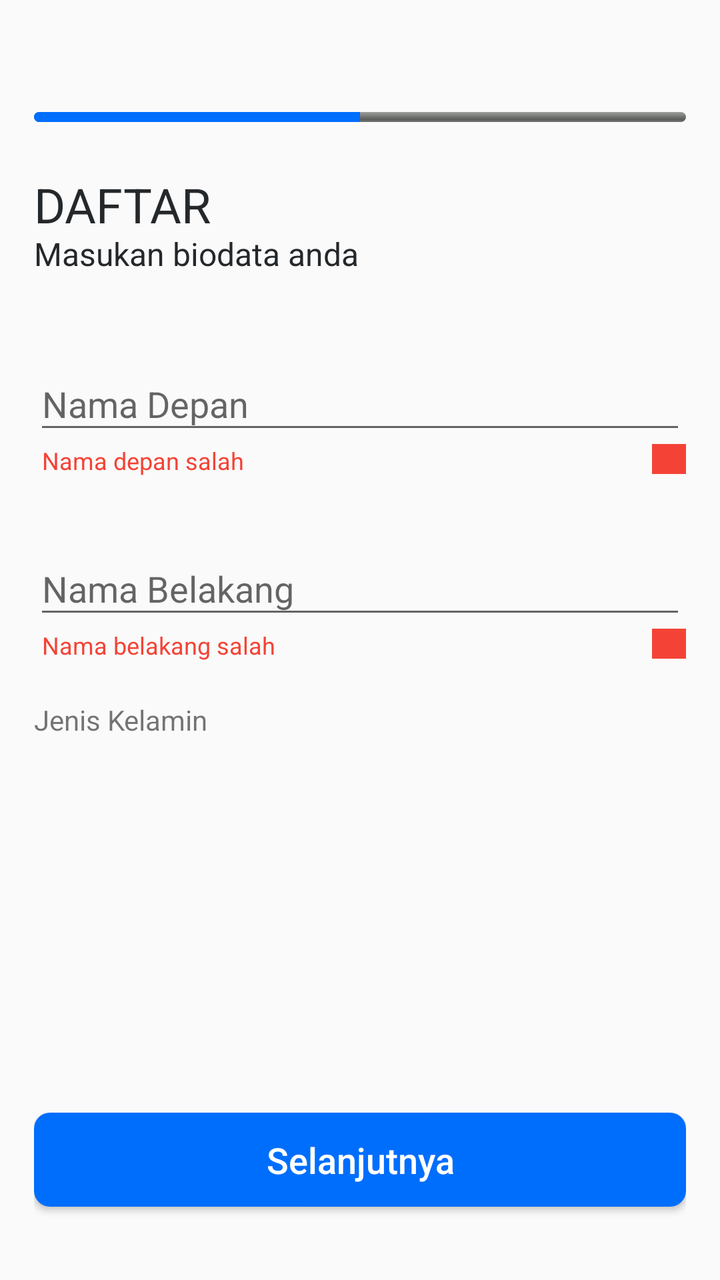
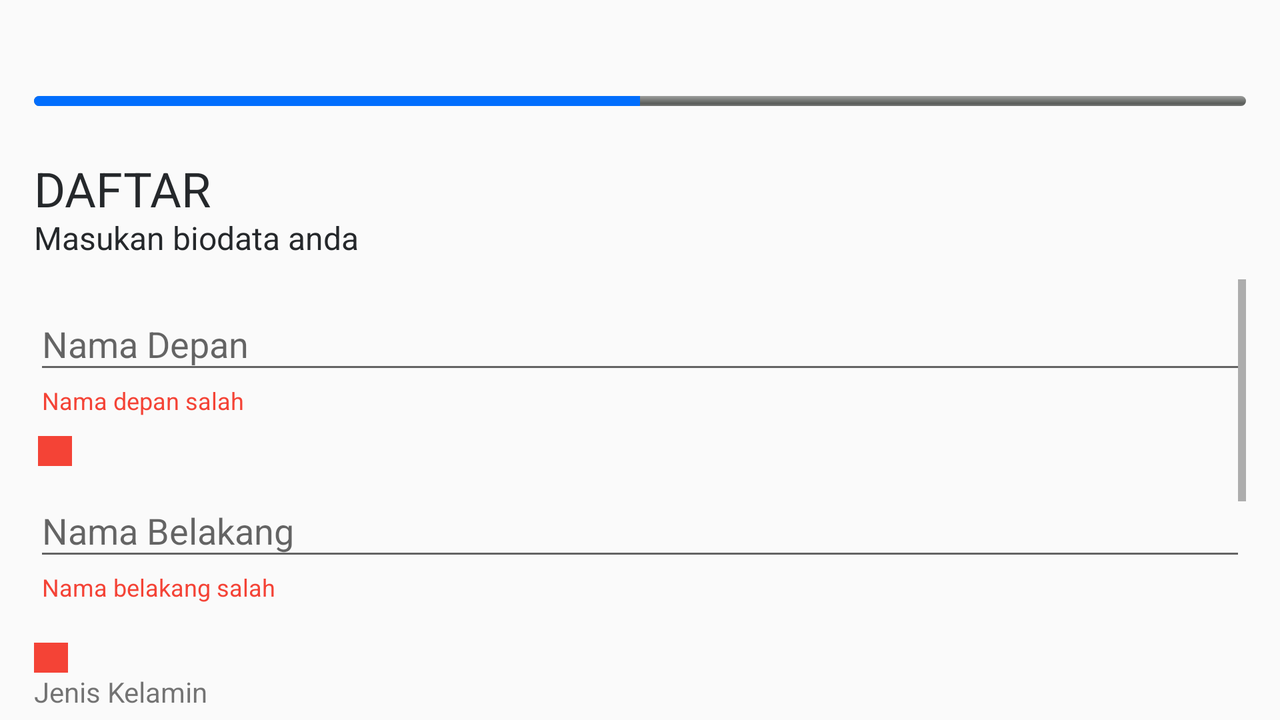

First picture: res/layout/ on a phone held upright. Second picture: the repository's own variant of that layout, on a device whose configuration matches the variant's folder. Source for both follows.
<!-- AndroidManifest.xml: application theme AppTheme -->
<!-- res/layout/activity_sign_up.xml -->
<?xml version="1.0" encoding="utf-8"?>
<RelativeLayout xmlns:android="http://schemas.android.com/apk/res/android"
    xmlns:app="http://schemas.android.com/apk/res-auto"
    xmlns:tools="http://schemas.android.com/tools"
    android:layout_width="match_parent"
    android:layout_height="match_parent"
    android:paddingLeft="17dp"
    android:paddingRight="17dp"
    tools:context=".activity.SignUp">

    <androidx.appcompat.widget.Toolbar
        android:id="@+id/ToolbarSignUp"
        android:layout_width="match_parent"
        android:layout_height="?attr/actionBarSize"
        android:elevation="4dp"
        android:theme="@style/ThemeOverlay.AppCompat.ActionBar"
        app:popupTheme="@style/ThemeOverlay.AppCompat.Light">
    </androidx.appcompat.widget.Toolbar>

    <ProgressBar
        android:id="@+id/PBSignUp"
        style="@android:style/Widget.ProgressBar.Horizontal"
        android:layout_width="match_parent"
        android:layout_height="5dp"
        android:layout_below="@+id/ToolbarSignUp"
        android:progressTint="@color/blue"
        android:secondaryProgressTint="#CACCCF"
        android:progress="50"/>
    
    <TextView
        android:id="@+id/TVDaftarSignUp"
        android:layout_width="wrap_content"
        android:layout_height="26dp"
        android:layout_below="@+id/PBSignUp"
        android:textColor="@color/Black100"
        android:layout_marginTop="25dp"
        android:textSize="24sp"
        android:layout_marginBottom="4dp"
        android:lineHeight="24dp"
        android:text="DAFTAR"/>

    <TextView
        android:id="@+id/TVMasukanBiodataAnda"
        android:layout_width="wrap_content"
        android:layout_height="wrap_content"
        android:layout_below="@+id/TVDaftarSignUp"
        android:layout_marginBottom="32dp"
        android:textColor="@color/Black100"
        android:text="Masukan biodata anda"
        android:textSize="16sp" />

    <com.google.android.material.textfield.TextInputLayout
        android:id="@+id/TILNamDep"
        android:layout_width="match_parent"
        android:layout_height="wrap_content"
        android:layout_below="@id/TVMasukanBiodataAnda">
        <EditText
            android:id="@+id/ETNamaDepan"
            android:layout_width="match_parent"
            android:layout_height="wrap_content"
            android:layout_below="@id/TVMasukanBiodataAnda"
            android:hint="Nama Depan" />
    </com.google.android.material.textfield.TextInputLayout>

    <TextView
        android:id="@+id/WarningDepan"
        android:layout_width="wrap_content"
        android:layout_height="16dp"
        android:layout_below="@+id/TILNamDep"
        android:layout_marginLeft="4dp"
        android:layout_marginBottom="24dp"
        android:text="Nama depan salah"
        android:textColor="#F44336"
        android:textSize="12sp" />

    <ImageView
        android:id="@+id/LogoWarningDepan"
        android:layout_width="17dp"
        android:layout_height="15dp"
        android:layout_marginLeft="2dp"
        android:background="#F44336"
        android:layout_alignParentRight="true"
        android:layout_below="@+id/TILNamDep"/>

    <com.google.android.material.textfield.TextInputLayout
        android:id="@+id/TILNamBel"
        android:layout_width="match_parent"
        android:layout_height="wrap_content"
        android:layout_below="@id/WarningDepan">
        <EditText
            android:id="@+id/ETNamaBelakang"
            android:layout_width="match_parent"
            android:layout_height="wrap_content"
            android:hint="Nama Belakang"/>
    </com.google.android.material.textfield.TextInputLayout>

    <TextView
        android:id="@+id/WarningBelakang"
        android:layout_width="wrap_content"
        android:layout_height="16dp"
        android:layout_below="@+id/TILNamBel"
        android:layout_marginLeft="4dp"
        android:layout_marginBottom="20dp"
        android:text="Nama belakang salah"
        android:textColor="#F44336"
        android:textSize="12sp" />

    <ImageView
        android:id="@+id/LogoWarningBelakang"
        android:layout_width="17dp"
        android:layout_height="15dp"
        android:background="#F44336"
        android:layout_below="@+id/TILNamBel"
        android:layout_alignParentRight="true"/>

    <TextView
        android:id="@+id/TVJenisKelamin"
        android:layout_width="wrap_content"
        android:layout_height="24dp"
        android:layout_below="@id/WarningBelakang"
        android:layout_marginBottom="16dp"
        android:text="Jenis Kelamin" />

    <androidx.recyclerview.widget.RecyclerView
        android:id="@+id/recyclerView"
        android:layout_width="174dp"
        android:layout_height="104dp"
        android:layout_marginBottom="62dp"
        android:layout_below="@+id/TVJenisKelamin" />

    <Button
        android:id="@+id/ButtonSignUp"
        android:layout_width="match_parent"
        android:layout_height="47dp"
        android:textAllCaps="false"
        android:layout_below="@+id/recyclerView"
        android:background="@drawable/clikable_button_bg"
        android:text="Selanjutnya"
        android:textSize="18sp"
        android:textColor="@color/white"/>
</RelativeLayout>
<!-- resources referenced by this layout -->
<resources>
  <color name="Black100">#25282B</color>
  <color name="blue">#006EFD</color>
  <color name="white">#FFFFFF</color>
  <!-- drawable clikable_button_bg (drawable) -->
  <?xml version="1.0" encoding="utf-8"?>
  <shape
      xmlns:android="http://schemas.android.com/apk/res/android"
      android:shape="rectangle">
  
      <corners
          android:radius="8dp">
  
      </corners>
  
      <solid
          android:color="@color/blue"
          >
      </solid>
  </shape>
  <style name="AppTheme" parent="Theme.AppCompat.Light.NoActionBar">
          
          <item name="colorPrimary">@color/colorPrimary</item>
          <item name="colorPrimaryDark">@color/colorPrimaryDark</item>
          <item name="colorAccent">@color/blue700primary</item>
      </style>
  <color name="colorPrimary">#FFFFFF</color>
  <color name="colorPrimaryDark">#6b6d70</color>
  <color name="blue700primary">#006EFD</color>
</resources>
<!-- res/layout-land/activity_sign_up.xml (the author's variant of the layout above) -->
<!-- drawn on the phone turned sideways -->
<?xml version="1.0" encoding="utf-8"?>
<RelativeLayout xmlns:android="http://schemas.android.com/apk/res/android"
    xmlns:app="http://schemas.android.com/apk/res-auto"
    xmlns:tools="http://schemas.android.com/tools"
    android:layout_width="match_parent"
    android:layout_height="match_parent"
    android:paddingLeft="17dp"
    android:paddingRight="17dp"
    tools:context=".activity.SignUp">

    <androidx.appcompat.widget.Toolbar
        android:id="@+id/ToolbarSignUp"
        android:layout_width="match_parent"
        android:layout_height="?attr/actionBarSize"
        android:elevation="4dp"
        android:theme="@style/ThemeOverlay.AppCompat.ActionBar"
        app:popupTheme="@style/ThemeOverlay.AppCompat.Light">
    </androidx.appcompat.widget.Toolbar>

    <ProgressBar
        android:id="@+id/PBSignUp"
        style="@android:style/Widget.ProgressBar.Horizontal"
        android:layout_width="match_parent"
        android:layout_height="5dp"
        android:layout_below="@+id/ToolbarSignUp"
        android:progressTint="@color/blue"
        android:secondaryProgressTint="#CACCCF"
        android:progress="50"/>
    
    <TextView
        android:id="@+id/TVDaftarSignUp"
        android:layout_width="wrap_content"
        android:layout_height="26dp"
        android:layout_below="@+id/PBSignUp"
        android:textColor="@color/Black100"
        android:layout_marginTop="25dp"
        android:textSize="24sp"
        android:layout_marginBottom="4dp"
        android:lineHeight="10dp"
        android:text="DAFTAR"/>

    <TextView
        android:id="@+id/TVMasukanBiodataAnda"
        android:layout_width="wrap_content"
        android:layout_height="wrap_content"
        android:layout_below="@+id/TVDaftarSignUp"
        android:layout_marginBottom="10dp"
        android:textColor="@color/Black100"
        android:text="Masukan biodata anda"
        android:textSize="16sp" />

    <ScrollView
        android:layout_width="match_parent"
        android:layout_height="wrap_content"
        android:layout_below="@+id/TVMasukanBiodataAnda">
    <LinearLayout
        android:layout_width="match_parent"
        android:layout_height="wrap_content"
        android:orientation="vertical"
        android:layout_below="@+id/TVMasukanBiodataAnda">

    <com.google.android.material.textfield.TextInputLayout
        android:id="@+id/TILNamDep"
        android:layout_width="match_parent"
        android:layout_height="wrap_content"
        android:layout_below="@id/TVMasukanBiodataAnda">
        <EditText
            android:id="@+id/ETNamaDepan"
            android:layout_width="match_parent"
            android:layout_height="wrap_content"
            android:layout_below="@id/TVMasukanBiodataAnda"
            android:hint="Nama Depan" />
    </com.google.android.material.textfield.TextInputLayout>

    <TextView
        android:id="@+id/WarningDepan"
        android:layout_width="wrap_content"
        android:layout_height="16dp"
        android:layout_below="@+id/TILNamDep"
        android:layout_marginLeft="4dp"
        android:layout_marginBottom="10dp"
        android:text="Nama depan salah"
        android:textColor="#F44336"
        android:textSize="12sp" />

    <ImageView
        android:id="@+id/LogoWarningDepan"
        android:layout_width="17dp"
        android:layout_height="15dp"
        android:layout_marginLeft="2dp"
        android:background="#F44336"
        android:layout_alignParentRight="true"
        android:layout_below="@+id/TILNamDep"/>

    <com.google.android.material.textfield.TextInputLayout
        android:id="@+id/TILNamBel"
        android:layout_width="match_parent"
        android:layout_height="wrap_content"
        android:layout_below="@id/WarningDepan">
        <EditText
            android:id="@+id/ETNamaBelakang"
            android:layout_width="match_parent"
            android:layout_height="wrap_content"
            android:hint="Nama Belakang"/>
    </com.google.android.material.textfield.TextInputLayout>

    <TextView
        android:id="@+id/WarningBelakang"
        android:layout_width="wrap_content"
        android:layout_height="16dp"
        android:layout_below="@+id/TILNamBel"
        android:layout_marginLeft="4dp"
        android:layout_marginBottom="20dp"
        android:text="Nama belakang salah"
        android:textColor="#F44336"
        android:textSize="12sp" />

    <ImageView
        android:id="@+id/LogoWarningBelakang"
        android:layout_width="17dp"
        android:layout_height="15dp"
        android:background="#F44336"
        android:layout_below="@+id/TILNamBel"
        android:layout_alignParentRight="true"/>

    <TextView
        android:id="@+id/TVJenisKelamin"
        android:layout_width="wrap_content"
        android:layout_height="24dp"
        android:layout_below="@id/WarningBelakang"
        android:layout_marginBottom="16dp"
        android:text="Jenis Kelamin" />

    <androidx.recyclerview.widget.RecyclerView
        android:id="@+id/recyclerView"
        android:layout_width="174dp"
        android:layout_height="104dp"
        android:layout_marginBottom="30dp"
        android:layout_below="@+id/TVJenisKelamin" />

    <Button
        android:id="@+id/ButtonSignUp"
        android:layout_width="match_parent"
        android:layout_height="47dp"
        android:layout_marginBottom="20dp"
        android:textAllCaps="false"
        android:layout_below="@+id/recyclerView"
        android:background="@drawable/clikable_button_bg"
        android:text="Selanjutnya"
        android:textSize="18sp"
        android:textColor="@color/white"/>
    </LinearLayout>
    </ScrollView>

</RelativeLayout>
